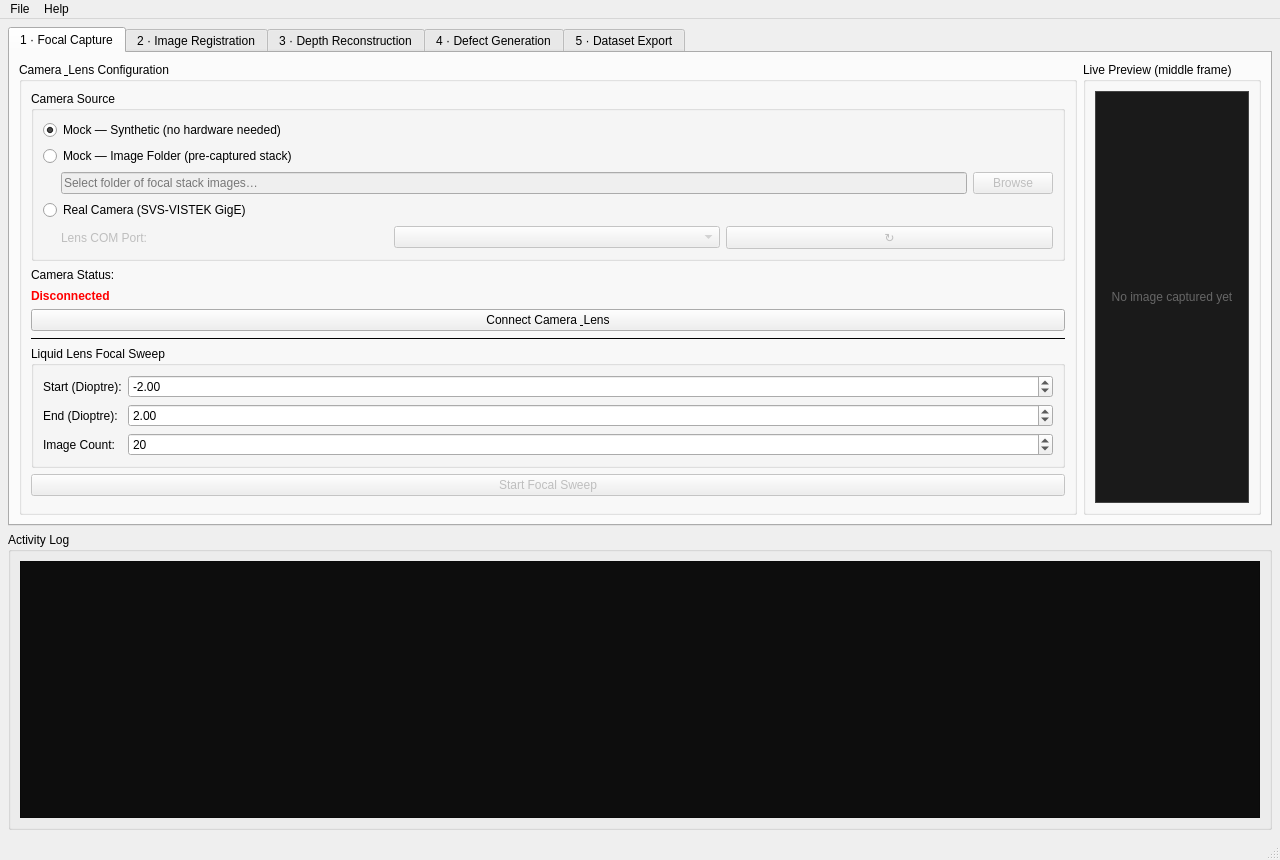
<?xml version="1.0" encoding="UTF-8"?>
<ui version="4.0">
 <class>MainWindow</class>
 <widget class="QMainWindow" name="MainWindow">
  <property name="geometry"><rect><x>0</x><y>0</y><width>1280</width><height>860</height></rect></property>
  <property name="windowTitle"><string>Synthetic Defect Generator — JM Vistec System</string></property>
  <widget class="QWidget" name="centralWidget">
   <layout class="QVBoxLayout" name="mainLayout">
    <property name="margin"><number>8</number></property>
    <item>
     <widget class="QTabWidget" name="tabWidget">
      <property name="currentIndex"><number>0</number></property>

      <!-- ══════════════════════════════════════════ TAB 1: Focal Capture -->
      <widget class="QWidget" name="tabCapture">
       <attribute name="title"><string>1 · Focal Capture</string></attribute>
       <layout class="QHBoxLayout">
        <item>
         <widget class="QGroupBox" name="grpCamera">
          <property name="title"><string>Camera &amp; Lens Configuration</string></property>
          <property name="maximumWidth"><number>380</number></property>
          <layout class="QVBoxLayout">
           <!-- Camera Source selector -->
           <item>
            <widget class="QGroupBox" name="grpCameraSource">
             <property name="title"><string>Camera Source</string></property>
             <layout class="QVBoxLayout">
              <item>
               <widget class="QRadioButton" name="radioMockSynthetic">
                <property name="text"><string>Mock — Synthetic (no hardware needed)</string></property>
                <property name="checked"><bool>true</bool></property>
               </widget>
              </item>
              <item>
               <widget class="QRadioButton" name="radioMockImages">
                <property name="text"><string>Mock — Image Folder (pre-captured stack)</string></property>
               </widget>
              </item>
              <item>
               <layout class="QHBoxLayout">
                <item>
                 <spacer>
                  <property name="orientation"><enum>Qt::Horizontal</enum></property>
                  <property name="sizeType"><enum>QSizePolicy::Fixed</enum></property>
                  <property name="sizeHint" stdset="0"><size><width>18</width><height>0</height></size></property>
                 </spacer>
                </item>
                <item>
                 <widget class="QLineEdit" name="lineImageFolder">
                  <property name="placeholderText"><string>Select folder of focal stack images…</string></property>
                  <property name="enabled"><bool>false</bool></property>
                  <property name="readOnly"><bool>true</bool></property>
                 </widget>
                </item>
                <item>
                 <widget class="QPushButton" name="btnBrowseImageFolder">
                  <property name="text"><string>Browse</string></property>
                  <property name="enabled"><bool>false</bool></property>
                  <property name="maximumWidth"><number>70</number></property>
                 </widget>
                </item>
               </layout>
              </item>
              <item>
               <widget class="QRadioButton" name="radioRealCamera">
                <property name="text"><string>Real Camera (SVS-VISTEK GigE)</string></property>
               </widget>
              </item>
              <item>
               <layout class="QHBoxLayout">
                <item>
                 <spacer>
                  <property name="orientation"><enum>Qt::Horizontal</enum></property>
                  <property name="sizeType"><enum>QSizePolicy::Fixed</enum></property>
                  <property name="sizeHint" stdset="0"><size><width>18</width><height>0</height></size></property>
                 </spacer>
                </item>
                <item>
                 <widget class="QLabel" name="lblComPort">
                  <property name="text"><string>Lens COM Port:</string></property>
                  <property name="enabled"><bool>false</bool></property>
                 </widget>
                </item>
                <item>
                 <widget class="QComboBox" name="comboComPort">
                  <property name="enabled"><bool>false</bool></property>
                  <property name="minimumWidth"><number>90</number></property>
                 </widget>
                </item>
                <item>
                 <widget class="QPushButton" name="btnRefreshPorts">
                  <property name="text"><string>&#8635;</string></property>
                  <property name="enabled"><bool>false</bool></property>
                  <property name="maximumWidth"><number>28</number></property>
                  <property name="toolTip"><string>Refresh available COM ports</string></property>
                 </widget>
                </item>
               </layout>
              </item>
             </layout>
            </widget>
           </item>
           <item><widget class="QLabel"><property name="text"><string>Camera Status:</string></property></widget></item>
           <item>
            <widget class="QLabel" name="lblCameraStatus">
             <property name="text"><string>Disconnected</string></property>
             <property name="styleSheet"><string>color: red; font-weight: bold;</string></property>
            </widget>
           </item>
           <item>
            <widget class="QPushButton" name="btnConnectCamera">
             <property name="text"><string>Connect Camera &amp; Lens</string></property>
            </widget>
           </item>
           <item><widget class="QFrame"><property name="frameShape"><enum>QFrame::HLine</enum></property></widget></item>
           <item>
            <widget class="QGroupBox">
             <property name="title"><string>Liquid Lens Focal Sweep</string></property>
             <layout class="QFormLayout">
              <item row="0" column="0"><widget class="QLabel"><property name="text"><string>Start (Dioptre):</string></property></widget></item>
              <item row="0" column="1">
               <widget class="QDoubleSpinBox" name="spinDioptreStart">
                <property name="minimum"><double>-5.0</double></property>
                <property name="maximum"><double>5.0</double></property>
                <property name="singleStep"><double>0.1</double></property>
                <property name="value"><double>-2.0</double></property>
               </widget>
              </item>
              <item row="1" column="0"><widget class="QLabel"><property name="text"><string>End (Dioptre):</string></property></widget></item>
              <item row="1" column="1">
               <widget class="QDoubleSpinBox" name="spinDioptreEnd">
                <property name="minimum"><double>-5.0</double></property>
                <property name="maximum"><double>5.0</double></property>
                <property name="singleStep"><double>0.1</double></property>
                <property name="value"><double>2.0</double></property>
               </widget>
              </item>
              <item row="2" column="0"><widget class="QLabel"><property name="text"><string>Image Count:</string></property></widget></item>
              <item row="2" column="1">
               <widget class="QSpinBox" name="spinImageCount">
                <property name="minimum"><number>3</number></property>
                <property name="maximum"><number>200</number></property>
                <property name="value"><number>20</number></property>
               </widget>
              </item>
             </layout>
            </widget>
           </item>
           <item>
            <widget class="QPushButton" name="btnStartSweep">
             <property name="text"><string>Start Focal Sweep</string></property>
             <property name="enabled"><bool>false</bool></property>
            </widget>
           </item>
           <item><spacer><property name="orientation"><enum>Qt::Vertical</enum></property></spacer></item>
          </layout>
         </widget>
        </item>
        <item>
         <widget class="QGroupBox" name="grpCapturePreview">
          <property name="title"><string>Live Preview (middle frame)</string></property>
          <layout class="QVBoxLayout">
           <item>
            <widget class="QLabel" name="lblCapturePreview">
             <property name="text"><string>No image captured yet</string></property>
             <property name="alignment"><set>Qt::AlignCenter</set></property>
             <property name="styleSheet"><string>background: #1a1a1a; color: #666; border: 1px solid #444;</string></property>
            </widget>
           </item>
          </layout>
         </widget>
        </item>
       </layout>
      </widget>

      <!-- ══════════════════════════════════════ TAB 2: Image Registration -->
      <widget class="QWidget" name="tabRegistration">
       <attribute name="title"><string>2 · Image Registration</string></attribute>
       <layout class="QHBoxLayout">
        <item>
         <widget class="QGroupBox" name="grpRegConfig">
          <property name="title"><string>ECC Registration Parameters</string></property>
          <property name="maximumWidth"><number>380</number></property>
          <layout class="QVBoxLayout">
           <item>
            <widget class="QLabel">
             <property name="text"><string>Corrects liquid lens focus breathing\n(magnification shift between frames).</string></property>
             <property name="wordWrap"><bool>true</bool></property>
             <property name="styleSheet"><string>color: #888; font-style: italic;</string></property>
            </widget>
           </item>
           <item><widget class="QFrame"><property name="frameShape"><enum>QFrame::HLine</enum></property></widget></item>
           <item>
            <widget class="QGroupBox">
             <property name="title"><string>Algorithm Settings</string></property>
             <layout class="QFormLayout">
              <item row="0" column="0"><widget class="QLabel"><property name="text"><string>Motion Model:</string></property></widget></item>
              <item row="0" column="1">
               <widget class="QComboBox" name="comboMotionModel">
                <item><property name="text"><string>Euclidean (fast)</string></property></item>
                <item><property name="text"><string>Affine (handles scale)</string></property></item>
               </widget>
              </item>
              <item row="1" column="0"><widget class="QLabel"><property name="text"><string>Max Iterations:</string></property></widget></item>
              <item row="1" column="1">
               <widget class="QSpinBox" name="spinEccIterations">
                <property name="minimum"><number>10</number></property>
                <property name="maximum"><number>200</number></property>
                <property name="value"><number>50</number></property>
               </widget>
              </item>
              <item row="2" column="0"><widget class="QLabel"><property name="text"><string>Epsilon:</string></property></widget></item>
              <item row="2" column="1">
               <widget class="QDoubleSpinBox" name="spinEccEpsilon">
                <property name="minimum"><double>0.0001</double></property>
                <property name="maximum"><double>0.1</double></property>
                <property name="singleStep"><double>0.001</double></property>
                <property name="decimals"><number>4</number></property>
                <property name="value"><double>0.001</double></property>
               </widget>
              </item>
             </layout>
            </widget>
           </item>
           <item>
            <widget class="QPushButton" name="btnRegisterStack">
             <property name="text"><string>Register Stack (Correct Breathing)</string></property>
            </widget>
           </item>
           <item><spacer><property name="orientation"><enum>Qt::Vertical</enum></property></spacer></item>
          </layout>
         </widget>
        </item>
        <item>
         <widget class="QGroupBox" name="grpRegistrationPreview">
          <property name="title"><string>Registered Frame Preview</string></property>
          <layout class="QVBoxLayout">
           <item>
            <widget class="QLabel" name="lblRegistrationPreview">
             <property name="text"><string>Registered frames will appear here</string></property>
             <property name="alignment"><set>Qt::AlignCenter</set></property>
             <property name="styleSheet"><string>background: #1a1a1a; color: #666; border: 1px solid #444;</string></property>
            </widget>
           </item>
          </layout>
         </widget>
        </item>
       </layout>
      </widget>

      <!-- ══════════════════════════════════════ TAB 3: Depth Reconstruction -->
      <widget class="QWidget" name="tabDepth">
       <attribute name="title"><string>3 · Depth Reconstruction</string></attribute>
       <layout class="QHBoxLayout">
        <item>
         <widget class="QGroupBox" name="grpDepthConfig">
          <property name="title"><string>Reconstruction Parameters</string></property>
          <property name="maximumWidth"><number>380</number></property>
          <layout class="QVBoxLayout">
           <item>
            <widget class="QGroupBox">
             <property name="title"><string>Sharpness Algorithm</string></property>
             <layout class="QFormLayout">
              <item row="0" column="0"><widget class="QLabel"><property name="text"><string>Method:</string></property></widget></item>
              <item row="0" column="1">
               <widget class="QComboBox" name="comboSharpnessMethod">
                <item><property name="text"><string>Variance of Laplacian</string></property></item>
                <item><property name="text"><string>Tenenbaum Gradient</string></property></item>
                <item><property name="text"><string>Sum Modified Laplacian</string></property></item>
               </widget>
              </item>
              <item row="1" column="0"><widget class="QLabel"><property name="text"><string>Kernel Size:</string></property></widget></item>
              <item row="1" column="1">
               <widget class="QSpinBox" name="spinLaplacianKernel">
                <property name="minimum"><number>3</number></property>
                <property name="maximum"><number>15</number></property>
                <property name="singleStep"><number>2</number></property>
                <property name="value"><number>5</number></property>
               </widget>
              </item>
             </layout>
            </widget>
           </item>
           <item>
            <widget class="QPushButton" name="btnReconstructDepth">
             <property name="text"><string>Reconstruct Depth Map</string></property>
            </widget>
           </item>
           <item><spacer><property name="orientation"><enum>Qt::Vertical</enum></property></spacer></item>
          </layout>
         </widget>
        </item>
        <item>
         <widget class="QGroupBox" name="grpDepthPreview">
          <property name="title"><string>Depth Map Preview (Jet colormap)</string></property>
          <layout class="QVBoxLayout">
           <item>
            <widget class="QLabel" name="lblDepthPreview">
             <property name="text"><string>Depth map will appear here after reconstruction</string></property>
             <property name="alignment"><set>Qt::AlignCenter</set></property>
             <property name="styleSheet"><string>background: #1a1a1a; color: #666; border: 1px solid #444;</string></property>
            </widget>
           </item>
          </layout>
         </widget>
        </item>
       </layout>
      </widget>

      <!-- ══════════════════════════════════════ TAB 4: Defect Generation -->
      <widget class="QWidget" name="tabDefects">
       <attribute name="title"><string>4 · Defect Generation</string></attribute>
       <layout class="QHBoxLayout">
        <item>
         <widget class="QGroupBox" name="grpDefectConfig">
          <property name="title"><string>Defect Parameters</string></property>
          <property name="maximumWidth"><number>380</number></property>
          <layout class="QVBoxLayout">
           <item>
            <widget class="QGroupBox">
             <property name="title"><string>Defect Types</string></property>
             <layout class="QVBoxLayout">
              <item><widget class="QCheckBox" name="chkScratch"><property name="text"><string>Scratch</string></property><property name="checked"><bool>true</bool></property></widget></item>
              <item><widget class="QCheckBox" name="chkDent"><property name="text"><string>Shallow Dent</string></property><property name="checked"><bool>true</bool></property></widget></item>
              <item><widget class="QCheckBox" name="chkCrack"><property name="text"><string>Crack</string></property></widget></item>
              <item><widget class="QCheckBox" name="chkPit"><property name="text"><string>Surface Pit</string></property></widget></item>
             </layout>
            </widget>
           </item>
           <item>
            <widget class="QGroupBox">
             <property name="title"><string>Generation Settings</string></property>
             <layout class="QFormLayout">
              <item row="0" column="0"><widget class="QLabel"><property name="text"><string>Defect Count:</string></property></widget></item>
              <item row="0" column="1">
               <widget class="QSpinBox" name="spinDefectCount">
                <property name="minimum"><number>1</number></property>
                <property name="maximum"><number>10000</number></property>
                <property name="value"><number>100</number></property>
               </widget>
              </item>
              <item row="1" column="0"><widget class="QLabel"><property name="text"><string>Severity (%):</string></property></widget></item>
              <item row="1" column="1">
               <widget class="QSlider" name="sliderSeverity">
                <property name="orientation"><enum>Qt::Horizontal</enum></property>
                <property name="minimum"><number>1</number></property>
                <property name="maximum"><number>100</number></property>
                <property name="value"><number>50</number></property>
               </widget>
              </item>
              <item row="2" column="0"><widget class="QLabel"><property name="text"><string>Scale Factor:</string></property></widget></item>
              <item row="2" column="1">
               <widget class="QDoubleSpinBox" name="spinDefectScale">
                <property name="minimum"><double>0.1</double></property>
                <property name="maximum"><double>10.0</double></property>
                <property name="value"><double>1.0</double></property>
               </widget>
              </item>
             </layout>
            </widget>
           </item>
           <item>
            <widget class="QPushButton" name="btnGenerateDefects">
             <property name="text"><string>Generate Defects</string></property>
            </widget>
           </item>
           <item><spacer><property name="orientation"><enum>Qt::Vertical</enum></property></spacer></item>
          </layout>
         </widget>
        </item>
        <item>
         <widget class="QGroupBox" name="grpDefectPreview">
          <property name="title"><string>Defect Preview</string></property>
          <layout class="QVBoxLayout">
           <item>
            <widget class="QLabel" name="lblDefectPreview">
             <property name="text"><string>Generated defect samples will appear here</string></property>
             <property name="alignment"><set>Qt::AlignCenter</set></property>
             <property name="styleSheet"><string>background: #1a1a1a; color: #666; border: 1px solid #444;</string></property>
            </widget>
           </item>
           <item>
            <layout class="QHBoxLayout">
             <item>
              <widget class="QLabel" name="lblDefectTypeTag">
               <property name="text"><string>—</string></property>
               <property name="styleSheet"><string>color: #aaa; font-style: italic;</string></property>
              </widget>
             </item>
             <item>
              <spacer>
               <property name="orientation"><enum>Qt::Horizontal</enum></property>
               <property name="sizeType"><enum>QSizePolicy::Expanding</enum></property>
               <property name="sizeHint" stdset="0"><size><width>0</width><height>0</height></size></property>
              </spacer>
             </item>
             <item>
              <widget class="QCheckBox" name="chkShowDefectBounds">
               <property name="text"><string>Highlight defect region</string></property>
               <property name="checked"><bool>true</bool></property>
              </widget>
             </item>
            </layout>
           </item>
          </layout>
         </widget>
        </item>
       </layout>
      </widget>

      <!-- ══════════════════════════════════════ TAB 5: Dataset Export -->
      <widget class="QWidget" name="tabExport">
       <attribute name="title"><string>5 · Dataset Export</string></attribute>
       <layout class="QVBoxLayout">
        <item>
         <widget class="QGroupBox">
          <property name="title"><string>Export Configuration</string></property>
          <layout class="QFormLayout">
           <item row="0" column="0"><widget class="QLabel"><property name="text"><string>Output Directory:</string></property></widget></item>
           <item row="0" column="1">
            <layout class="QHBoxLayout">
             <item><widget class="QLineEdit" name="lineOutputDir"><property name="placeholderText"><string>Select output folder...</string></property></widget></item>
             <item><widget class="QPushButton" name="btnBrowseOutput"><property name="text"><string>Browse</string></property></widget></item>
            </layout>
           </item>
           <item row="1" column="0"><widget class="QLabel"><property name="text"><string>Image Format:</string></property></widget></item>
           <item row="1" column="1">
            <widget class="QComboBox" name="comboExportFormat">
             <item><property name="text"><string>PNG (lossless)</string></property></item>
             <item><property name="text"><string>TIFF (16-bit depth)</string></property></item>
             <item><property name="text"><string>BMP</string></property></item>
            </widget>
           </item>
           <item row="2" column="0"><widget class="QLabel"><property name="text"><string>Folder Structure:</string></property></widget></item>
           <item row="2" column="1">
            <widget class="QComboBox" name="comboFolderStructure">
             <item><property name="text"><string>defect_type/image_N.png</string></property></item>
             <item><property name="text"><string>flat (all in one folder)</string></property></item>
            </widget>
           </item>
          </layout>
         </widget>
        </item>
        <item>
         <widget class="QPushButton" name="btnExportDataset">
          <property name="text"><string>Export Dataset</string></property>
         </widget>
        </item>
        <item><spacer><property name="orientation"><enum>Qt::Vertical</enum></property></spacer></item>
       </layout>
      </widget>

     </widget><!-- end tabWidget -->
    </item>

    <!-- Activity Log -->
    <item>
     <widget class="QGroupBox" name="grpLog">
      <property name="title"><string>Activity Log</string></property>
      <property name="maximumHeight"><number>160</number></property>
      <layout class="QVBoxLayout">
       <item>
        <widget class="QPlainTextEdit" name="textLog">
         <property name="readOnly"><bool>true</bool></property>
         <property name="styleSheet"><string>background: #0d0d0d; color: #c0c0c0; font-family: Consolas; font-size: 10pt;</string></property>
        </widget>
       </item>
      </layout>
     </widget>
    </item>
   </layout>
  </widget>

  <widget class="QMenuBar" name="menubar">
   <widget class="QMenu" name="menuFile">
    <property name="title"><string>File</string></property>
    <addaction name="actionExit"/>
   </widget>
   <widget class="QMenu" name="menuHelp">
    <property name="title"><string>Help</string></property>
    <addaction name="actionAbout"/>
   </widget>
   <addaction name="menuFile"/>
   <addaction name="menuHelp"/>
  </widget>
  <widget class="QStatusBar" name="statusbar"/>
  <action name="actionExit">
   <property name="text"><string>Exit</string></property>
   <property name="shortcut"><string>Ctrl+Q</string></property>
  </action>
  <action name="actionAbout">
   <property name="text"><string>About</string></property>
  </action>
 </widget>
 <resources/>
 <connections>
  <connection>
   <sender>actionExit</sender><signal>triggered()</signal>
   <receiver>MainWindow</receiver><slot>close()</slot>
   <hints><hint type="sourcelabel"><x>-1</x><y>-1</y></hint><hint type="destinationlabel"><x>640</x><y>430</y></hint></hints>
  </connection>
 </connections>
</ui>
